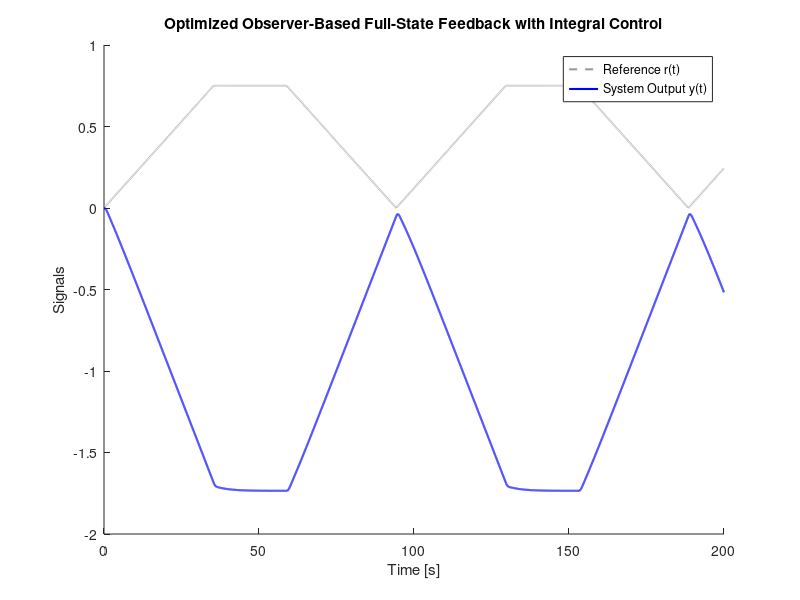

This figure's MATLAB source:

close all; clear; clc

% Simulation options
X0 = zeros(6,1); 
tfinal = 200;
T = linspace(0, tfinal, 10000)';

% Reference signal 
triangle = @(t) abs(mod((t+pi)/pi, 2)-1);
R = min(triangle(T/15), 0.75);

% System matrices
A = [-0.14 0.33 -0.33;
     0.1 -0.28 0;
     0 1.7 -0.77];
B = [0; 0; -0.025];
C = [2 0 0];

nx = size(A,1);
nr = size(C,1);

% Adjusted Observer gain L (same as previous)
L = [6.0; -40.0; -70.0];  % Ensures fast convergence

K = [1137.30 -318.69 -152.40];
Ki = -817.50 * 0.75;  
Ki2 = -817.50 * 0.75; 

% Augmented System Matrices for Observer
A_obsv = [A -B*K; L*C A-L*C-B*K];
B_obsv = [B*Ki, B*Ki2; B*Ki, B*Ki2]; 
C_obsv = [C, zeros(nr,nx)];

U = [R, R]; % Applying reference to both integrator channels

% Create Observer-Based System
sys_obsv = ss(A_obsv, B_obsv, C_obsv, []);

% Simulate system response
Y_obsv = lsim(sys_obsv, U, T, X0);

% Plot results
figure; hold on;
plot(T, R, '--', 'Color', [0.6 0.6 0.6], 'LineWidth', 1.5, 'DisplayName', 'Reference r(t)');
plot(T, Y_obsv, 'b', 'LineWidth', 1.5, 'DisplayName', 'System Output y(t)');
xlabel('Time [s]');
ylabel('Signals');
title('Optimized Observer-Based Full-State Feedback with Integral Control');
legend;
grid off;
